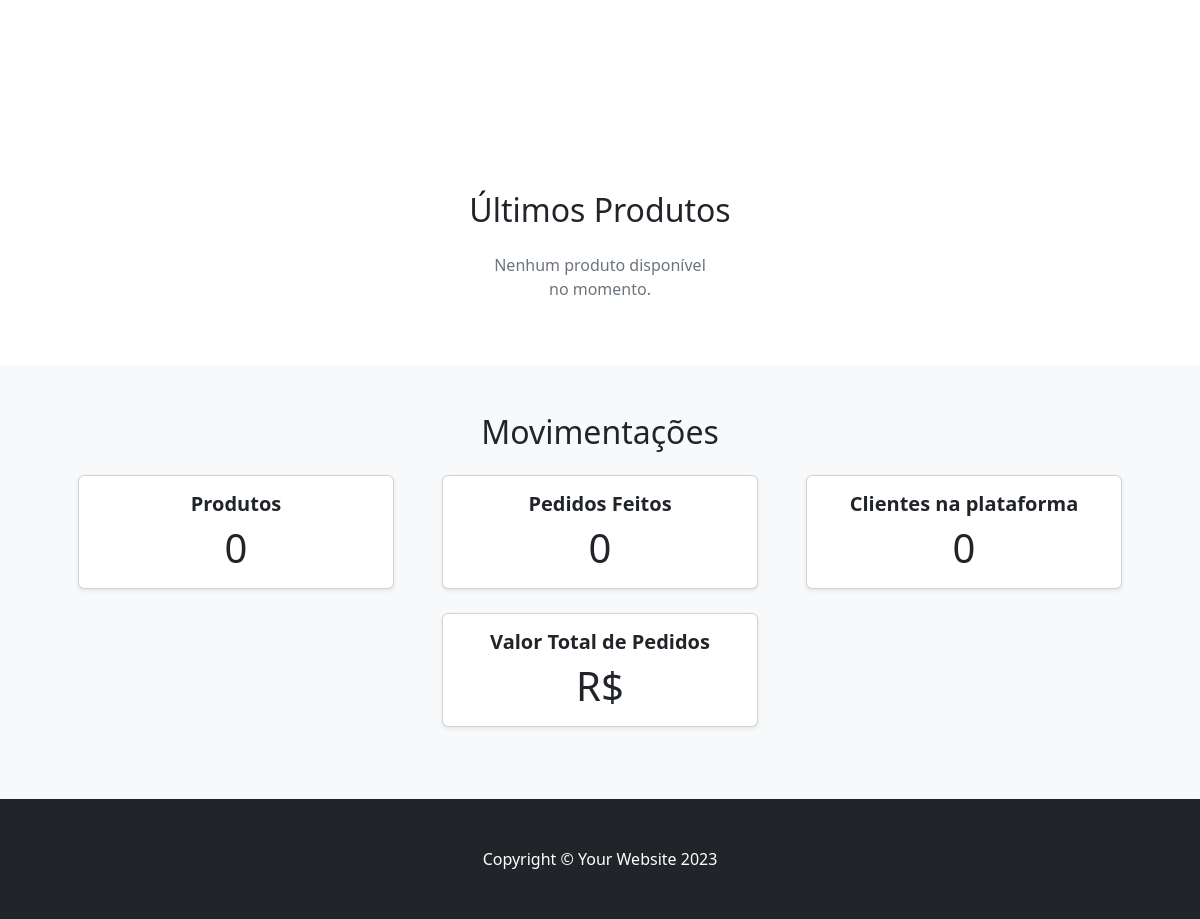
/ (lower part), run on an earlier commit of the app's database.
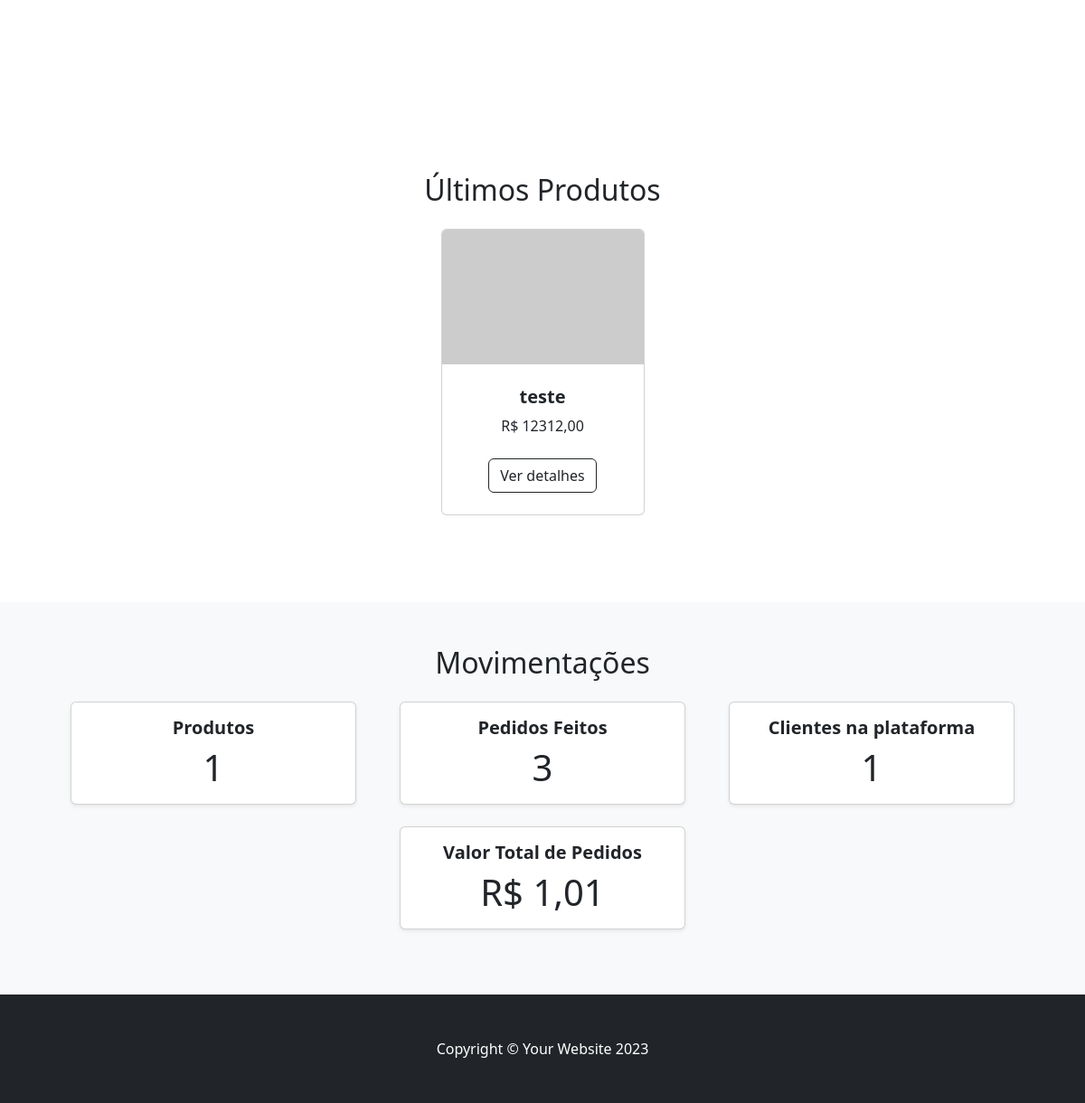
And on a later commit of the database.
### cadastros/models.py (models this page shows, shortened)
class Produto(models.Model):
    nome = models.CharField(max_length=120)
    descricao = models.CharField(max_length=255)
    preco = models.DecimalField(max_digits=10, decimal_places=2)  # Ex: 12345678.90
    estoque = models.PositiveIntegerField()
    sub_categoria = models.ForeignKey(SubCategoria, on_delete=models.PROTECT)
    class Meta:
        ordering = ["nome"]

### paginasweb/views.py (the view)
# urls.py: path("", PaginaInicial.as_view(), name="index" ),
class PaginaInicial(TemplateView):
    template_name = "paginasweb/index.html"
    def get_context_data(self, **kwargs):
        context = super().get_context_data(**kwargs)
        context["nome"] = "Fabio Roberto"
        context["ultimos_produtos"] = Produto.objects.all().order_by("nome")[:7]
        context["qtde_produto"] = Produto.objects.all().count()
        context["qtde_pedido"] = Pedido.objects.all().count()
        context["vr_total"] = Pedido.objects.aggregate(Sum("total"))["total__sum"]
        context["qtde_clientes"] = Usuario.objects.filter(tipo=TipoUsuario.CLIENTE).count()
        return context

### paginasweb/templates/paginasweb/index.html
{% extends "paginasweb/modelos/index.html" %}
{% load static %}

### paginasweb/templates/paginasweb/modelos/index.html (shortened to what this page needs)
{% load static %}
<!DOCTYPE html>
<html lang="pt-br">
  <head>
    <link
      href="https://cdn.jsdelivr.net/npm/bootstrap-icons@1.5.0/font/bootstrap-icons.css"
      rel="stylesheet"
    />
    <link href="{% static "css/styles.css" %}" rel="stylesheet" />
  </head>
  <body>
    {% block conteudo %}
    <section class="py-5">
      <div class="container px-4 px-lg-5 mt-5">
        <div
          class="row gx-4 gx-lg-5 row-cols-2 row-cols-md-3 row-cols-xl-4 justify-content-center"
        >
        </div>
      </div>
    </section>
    <section class="py-5">
      <div class="container px-4 px-lg-5 mt-5">
        <h2 class="text-center mb-4">Últimos Produtos</h2>
        <div class="row gx-4 gx-lg-5 row-cols-2 row-cols-md-3 row-cols-xl-4 justify-content-center">
          {% for produto in ultimos_produtos %}
          <div class="col mb-5">
            <div class="card h-100">
              <img class="card-img-top" src="{% if produto.imagem %}{% static produto.imagem %}{% else %}https://dummyimage.com/450x300/dee2e6/6c757d.jpg{% endif %}" alt="{{ produto.nome }}" />
              <div class="card-body p-4">
                <div class="text-center">
                  <h5 class="fw-bolder">{{ produto.nome }}</h5>
                  {% if produto.preco %}
                  R$ {{ produto.preco|floatformat:2 }}
                  {% else %}
                  Preço não disponível
                  {% endif %}
                </div>
              </div>
              <div class="card-footer p-4 pt-0 border-top-0 bg-transparent">
                <div class="text-center">
                  <a class="btn btn-outline-dark mt-auto"   >Ver detalhes</a>
                </div>
              </div>
            </div>
          </div>
          {% empty %}
          <div class="col-12 text-center">
            <p class="text-muted">Nenhum produto disponível no momento.</p>
          </div>
          {% endfor %}
        </div>
      </div>
    </section>
    <section class="py-5 bg-light">
      <div class="container px-4 px-lg-5">
        <h2 class="text-center mb-4">Movimentações</h2>
        <div class="row gx-4 gx-lg-5 row-cols-1 row-cols-md-3 justify-content-center">
          <div class="col mb-4">
            <div class="card h-100 shadow-sm">
              <div class="card-body text-center">
                <h5 class="card-title fw-bolder">Produtos</h5>
                <p class="card-text display-6">{{ qtde_produto }}</p>
              </div>
            </div>
          </div>
          <div class="col mb-4">
            <div class="card h-100 shadow-sm">
              <div class="card-body text-center">
                <h5 class="card-title fw-bolder">Pedidos Feitos</h5>
                <p class="card-text display-6">{{ qtde_pedido }}</p>
              </div>
            </div>
          </div>
          <div class="col mb-4">
            <div class="card h-100 shadow-sm">
              <div class="card-body text-center">
                <h5 class="card-title fw-bolder">Clientes na plataforma</h5>
                <p class="card-text display-6">{{ qtde_clientes }}</p>
              </div>
            </div>
          </div>
          <div class="col mb-4">
            <div class="card h-100 shadow-sm">
              <div class="card-body text-center">
                <h5 class="card-title fw-bolder">Valor Total de Pedidos</h5>
                <p class="card-text display-6">R$ {{ vr_total|floatformat:2 }}</p>
              </div>
            </div>
          </div>
        </div>
      </div>
    </section>
    {% endblock conteudo %}
    {% block rodape %}
    <footer class="py-5 bg-dark">
      <div class="container">
        <p class="m-0 text-center text-white">
          Copyright &copy; Your Website 2023
        </p>
      </div>
    </footer>
    {% endblock rodape %}
  </body>
</html>

What changed in the data, as far as the page shows it:
added Produto: nome "teste", preco "12312,00"
Also different on the page:
{{ qtde_produto }}: "0" → "1"
{{ qtde_pedido }}: "0" → "3"
{{ qtde_clientes }}: "0" → "1"
{{ vr_total|floatformat:2 }}: (not shown) → "1,01"
text no longer shown: "Nenhum produto disponível no momento."
